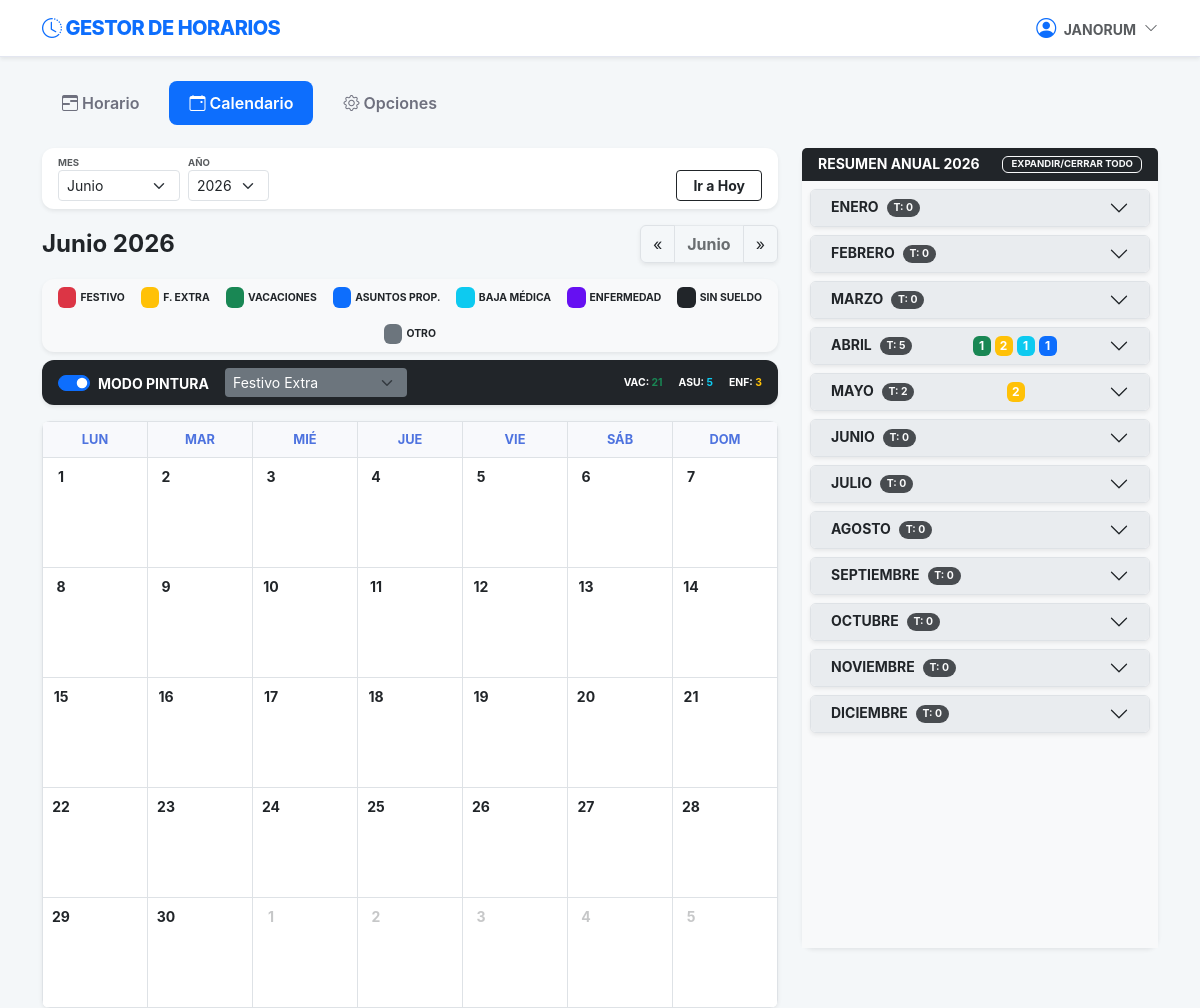
The app's page /calendario/?mes=6&año=2026 (signed in), older data.
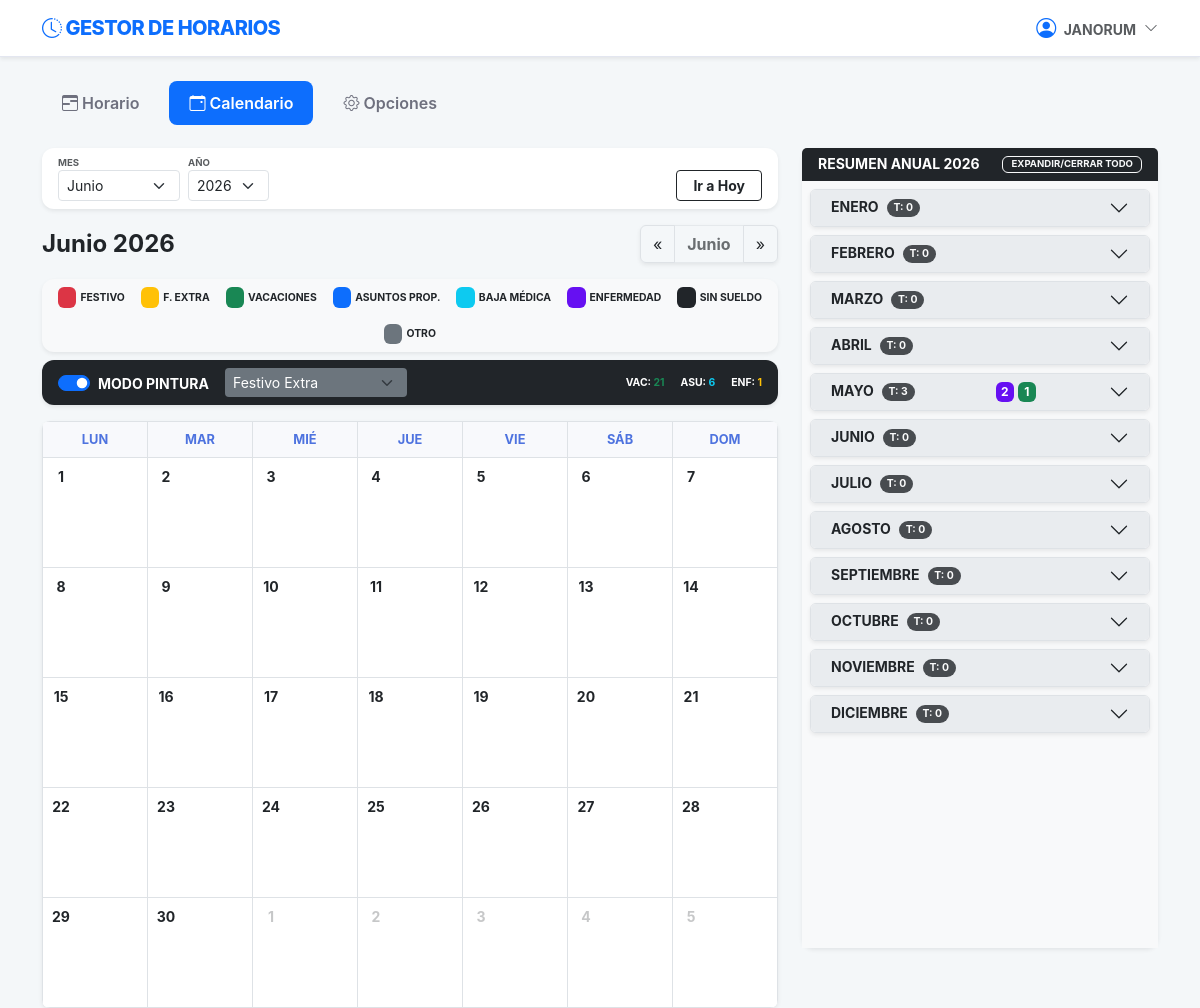
The same page, newer data.
### apps/opciones/models.py (models this page shows, shortened)
class SaldoDias(models.Model):
    usuario = models.ForeignKey(User, on_delete=models.CASCADE, related_name='saldos')
    anio = models.IntegerField(default=2026)
    vacaciones_libres_totales = models.IntegerField(default=4)
    vacaciones_bloques_totales = models.IntegerField(default=18)
    asuntos_propios_totales = models.IntegerField(default=6)
    enfermedad_sin_justificar_totales = models.IntegerField(default=3)
    vacaciones_libres_disfrutadas = models.IntegerField(default=0)
    vacaciones_bloques_disfrutadas = models.IntegerField(default=0)
    asuntos_disfrutados = models.IntegerField(default=0)
    enfermedad_sin_justificar_disfrutados = models.IntegerField(default=0)
    class Meta:
        unique_together = ['usuario', 'anio']
        verbose_name = "Saldo de Días"
        verbose_name_plural = "Saldos de Días"
    @property
    def vacaciones_totales(self):
        return self.vacaciones_libres_totales + self.vacaciones_bloques_totales
    @property
    def vacaciones_disfrutadas(self):
        return self.vacaciones_libres_disfrutadas + self.vacaciones_bloques_disfrutadas
    @property
    def vacaciones_restantes(self):
        return max(0, self.vacaciones_totales - self.vacaciones_disfrutadas)
    @property
    def asuntos_restantes(self):
        return max(0, self.asuntos_propios_totales - self.asuntos_disfrutados)
    @property
    def enfermedad_sin_justificar_restantes(self):
        return max(0, self.enfermedad_sin_justificar_totales - self.enfermedad_sin_justificar_disfrutados)

### apps/calendario/views.py (the view)
# urls.py: path('', views.CalendarioView.as_view(), name='ver_calendario'),
class CalendarioView(LoginRequiredMixin, View):
    template_name = 'calendario/calendario.html'
    def get(self, request, *args, **kwargs):
        hoy = date.today()
        try:
            año = int(request.GET.get('año', hoy.year))
            mes = int(request.GET.get('mes', hoy.month))
        except ValueError:
            año, mes = hoy.year, hoy.month
        if mes > 12:
            mes = 1
            año += 1
        elif mes < 1:
            mes = 12
            año -= 1
        datos = CalendarioService.obtener_mes(año, mes, request.user)
        nombres_meses = [
            "Enero", "Febrero", "Marzo", "Abril", "Mayo", "Junio",
            "Julio", "Agosto", "Septiembre", "Octubre", "Noviembre", "Diciembre"
        ]
        context = {
            'semanas': datos['semanas'],
            'resumen_anual': datos['resumen_anual'],
            'tipos_opciones': datos['tipos_opciones'],
            'saldo': datos['saldo'],  # Objeto con vacaciones_restantes y asuntos_restantes
            'nombre_mes': nombres_meses[mes-1],
            'año': año,
            'mes': mes,
            'range_años': range(hoy.year - 5, hoy.year + 6),
            'año_hoy': hoy.year,
            'mes_hoy': hoy.month,
            'usuario': request.user,
        }
        return render(request, self.template_name, context)

### apps/horario/services/horario_service.py (called while the page is built)
    @classmethod
    def obtener_config_por_fecha(cls, usuario, fecha: date):
        especiales = HorarioEspecial.objects.filter(usuario=usuario)
        for esp in especiales:
            inicio = date(fecha.year, esp.mes_inicio, esp.dia_inicio)
            fin = date(fecha.year, esp.mes_fin, esp.dia_fin)
            if (inicio <= fin and inicio <= fecha <= fin) or (inicio > fin and (fecha >= inicio or fecha <= fin)):
                return esp
        config, _ = ConfiguracionHorario.objects.get_or_create(usuario=usuario)
        return config

    @classmethod
    def calcular_total_dia(cls, registro) -> float:
        if not registro:
            return 0.0
        config = cls.obtener_config_por_fecha(registro.usuario, registro.fecha)
        h_m, h_t = cls.calcular_horas_reales(registro, config, registro.fecha)
        return h_m + h_t

### apps/calendario/templates/calendario/calendario.html (shortened to what the changed rows need)
{% extends "base.html" %}
{% block content %}
<div class="row g-4">
    <div class="col-xl-8">
        <div class="card shadow-sm border-0 mb-3 bg-dark text-white">
            <div class="card-body py-2 d-flex align-items-center justify-content-between">
                <div class="small fw-bold text-uppercase d-flex gap-3" style="font-size: 0.65rem;">
                    <span>VAC: <span id="val-vac" class="text-success">{{ saldo.vacaciones_restantes }}</span></span>
                    <span>ASU: <span id="val-asu" class="text-info">{{ saldo.asuntos_restantes }}</span></span>
                    <span>ENF: <span id="val-enf" class="text-warning">{{ saldo.enfermedad_sin_justificar_restantes }}</span></span>
                </div>
            </div>
        </div>
        <div class="card shadow-sm border-0 rounded-3 overflow-hidden" id="contenedorCalendario">
            <table class="table table-bordered mb-0 text-center" style="table-layout: fixed; user-select: none;">
                <thead class="bg-light small fw-bold text-muted">
                    <tr>
                        <th>LUN</th><th>MAR</th><th>MIÉ</th><th>JUE</th><th>VIE</th><th>SÁB</th><th>DOM</th>
                    </tr>
                </thead>
            </table>
        </div>
    </div>
    <div class="col-xl-4">
        <div class="card shadow-sm border-0 h-100 d-flex flex-column" style="max-height: 800px;">
            <div class="card-body p-0 overflow-auto bg-light">
                <div class="accordion accordion-flush p-2" id="accFestivos">
                    {% for mes_nombre, info in resumen_anual.items %}
                    <div class="accordion-item border rounded shadow-sm mb-2 overflow-hidden item-mes-resumen" id="mes-resumen-{{ forloop.counter }}">
                        <h2 class="accordion-header">
                            <button class="accordion-button collapsed py-2 d-flex align-items-center bg-custom-mes text-dark shadow-none border-0" type="button" data-bs-toggle="collapse" data-bs-target="#m{{ forloop.counter }}">
                                <span class="fw-bold small me-2">{{ mes_nombre|upper }}</span>
                                <span class="badge bg-dark rounded-pill me-auto badge-total" style="font-size: 0.65rem; opacity: 0.8; color: white !important;">T: {{ info.eventos|length }}</span>
                                <div class="d-flex gap-1 ms-2 container-badges">
                                    {% for tipo, cantidad in info.conteos.items %}
                                        <span class="badge {{ tipo }} p-1 badge-conteo" data-tipo="{{ tipo }}" style="min-width: 18px;">{{ cantidad }}</span>
                                    {% endfor %}
                                </div>
                            </button>
                        </h2>
                    </div>
                    {% endfor %}
                </div>
            </div>
        </div>
    </div>
</div>
{% endblock %}

Row changes from the older to the newer data that the page shows:
changed SaldoDias: asuntos_restantes "5" → "6"; enfermedad_sin_justificar_restantes "3" → "1"
Text that changed along with them:
new list line: "ABRIL T: 0"
new list line: "MAYO T: 3 2 1"
list line gone: "ABRIL T: 5 1 2 1 1"
list line gone: "MAYO T: 2 2"
